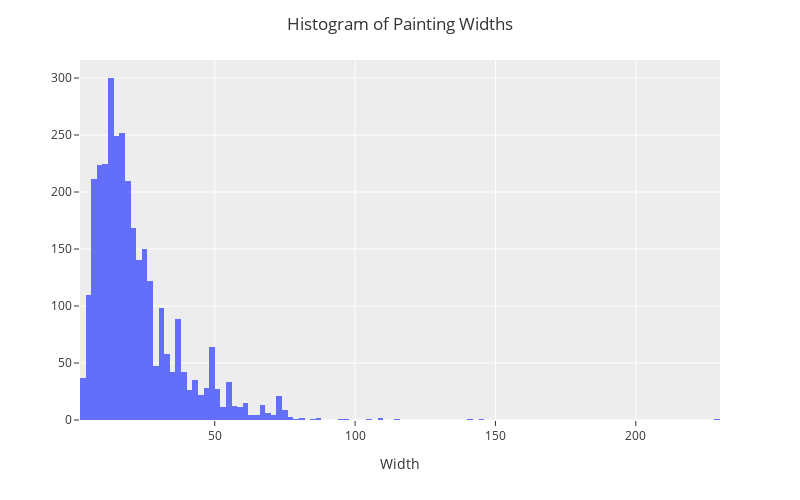

The notebook cell saved with this chart:
### Code cell
fig=px.histogram(DF,x='Width_in')
fig.update_layout(title='Histogram of Painting Widths',title_x=0.5,
                 xaxis_title='Width',yaxis_title='',
                 width=800,height=500,template='ggplot2')
fig.show()

### Figure 1 — Plotly figure (JSON) as saved in the notebook; plotly's stock layout.template omitted (floating-point values rounded to 4 significant figures; data arrays with more than 128 entries replaced by an {"elided": "..."} marker saying what was removed)
{"data": [{"alignmentgroup": "True", "bingroup": "x", "hovertemplate": "Width_in=%{x}<br>count=%{y}<extra></extra>", "legendgroup": "", "marker": {"color": "#636efa", "pattern": {"shape": ""}}, "name": "", "offsetgroup": "", "orientation": "v", "showlegend": false, "type": "histogram", "x": {"elided": "3393 float values"}, "xaxis": "x", "yaxis": "y"}], "layout": {"barmode": "relative", "height": 500, "legend": {"tracegroupgap": 0}, "margin": {"t": 60}, "title": {"text": "Histogram of Painting Widths", "x": 0.5}, "width": 800, "xaxis": {"anchor": "y", "autorange": true, "domain": [0, 1], "range": [2, 230], "title": {"text": "Width"}, "type": "linear"}, "yaxis": {"anchor": "x", "autorange": true, "domain": [0, 1], "range": [0, 315.8], "title": {"text": ""}}}}
